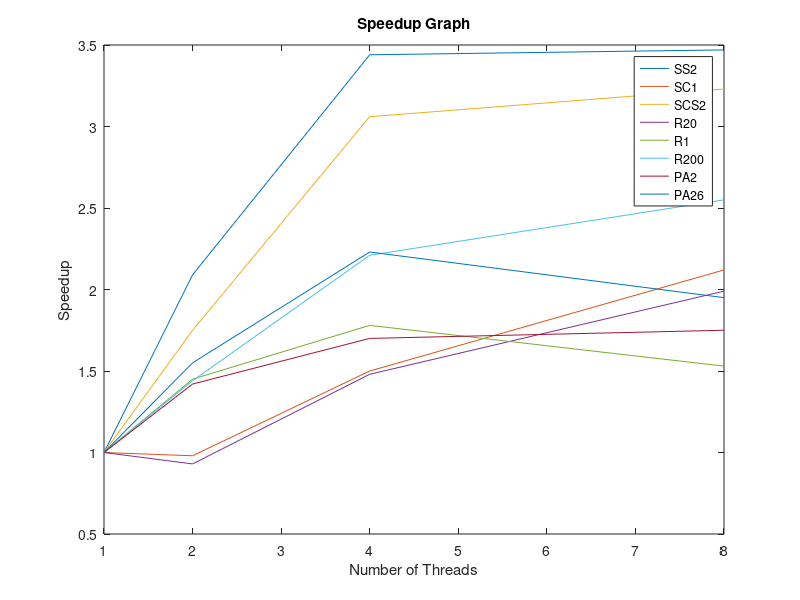
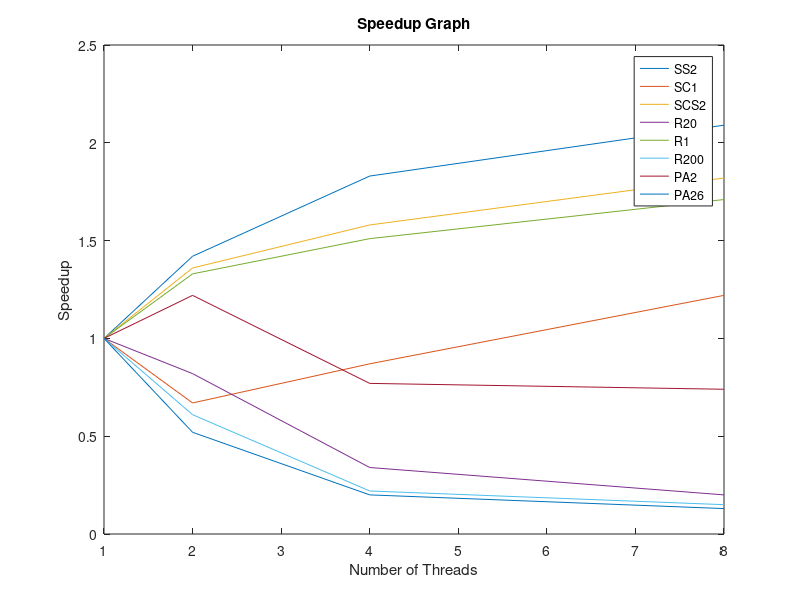

The MATLAB source for these figures, in order:
threads = [ 1 2 4 8 ];

final = [ ...
    [ 1.00 2.09 3.44 3.47 ]; ...
    [ 1.00 0.98 1.50 2.12 ]; ...
    [ 1.00 1.75 3.06 3.23 ]; ...
    [ 1.00 0.93 1.48 1.99 ]; ...
    [ 1.00 1.45 1.78 1.53 ]; ...
    [ 1.00 1.44 2.21 2.55 ]; ...
    [ 1.00 1.42 1.70 1.75 ]; ...
    [ 1.00 1.55 2.23 1.95 ]  ...
];

f = figure();
plot(threads, final(1, :));
hold on;
for i = 2 : size(final, 1)
    plot(threads, final(i, :));
end
hold off;
title('Speedup Graph');
xlabel('Number of Threads');
ylabel('Speedup');
legend('SS2', 'SC1', 'SCS2', 'R20', 'R1', 'R200', 'PA2', 'PA26');
legend('show');
saveas(f, 'final', 'jpg');
delete(f);


initial = [ ...
    [ 1.00 1.42 1.83 2.09 ]; ...
    [ 1.00 0.67 0.87 1.22 ]; ...
    [ 1.00 1.36 1.58 1.82 ]; ...
    [ 1.00 0.82 0.34 0.20 ]; ...
    [ 1.00 1.33 1.51 1.71 ]; ...
    [ 1.00 0.61 0.22 0.15 ]; ...
    [ 1.00 1.22 0.77 0.74 ]; ...
    [ 1.00 0.52 0.20 0.13 ]  ...
];

f = figure();
plot(threads, initial(1, :));
hold on;
for i = 2 : size(initial, 1)
    plot(threads, initial(i, :));
end
hold off;
title('Speedup Graph');
xlabel('Number of Threads');
ylabel('Speedup');
legend('SS2', 'SC1', 'SCS2', 'R20', 'R1', 'R200', 'PA2', 'PA26');
legend('show');
saveas(f, 'initial', 'jpg');
delete(f);
